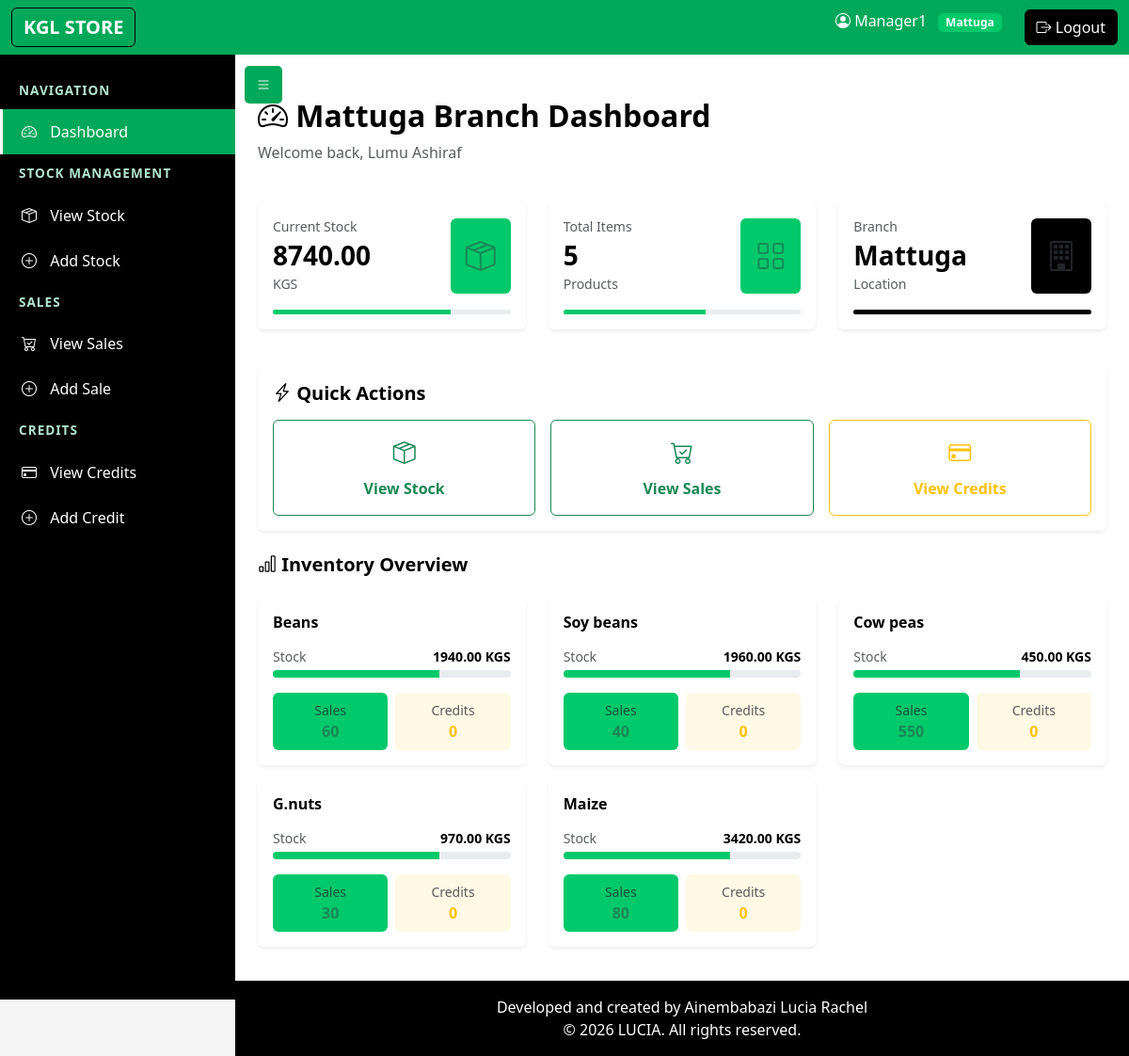
The app's page /dashboard/ (signed in) with its own data.
### kglapp/models.py (models this page shows, shortened)
class UserProfile(AbstractUser):
    USERNAME_FIELD = 'username'
    REQUIRED_FIELDS = ['email']
    phone_number = models.CharField(max_length=15, null=False, blank=False)
    address = models.TextField(null=False, blank=False)
    contact = models.CharField(max_length=20, blank=True)
    gender = models.CharField(max_length=10, null=False, blank=False)
    role = models.CharField(max_length=20, choices=[
        ('manager', 'Manager'),
        ('director', 'Director'),
        ('sales_agent', 'Sales Agent')
    ], default='manager')
    branch = models.CharField(max_length=100, null=True, blank=True, choices=[
        ('Mattuga', 'Mattuga'),
        ('Maganjo', 'Maganjo'),
    ])
    date_joined = models.DateTimeField(default=timezone.now)

class Stock(models.Model):
    name_of_produce = models.CharField(max_length=100, null=False, blank=False)
    branch = models.CharField(max_length=100, null=False, blank=False, default='Mattuga', choices=[
        ('Mattuga', 'Mattuga'),
        ('Maganjo', 'Maganjo'),
    ])
    type_of_produce = models.CharField(max_length=50, null=False, blank=False)
    date_of_arrival = models.DateField(auto_now_add=True,null=False, blank=False)
    time_of_arrival = models.TimeField(auto_now_add=True,null=False, blank=False)
    tonnage = models.DecimalField(max_digits=10, decimal_places=2, null= False, blank=False)
    name_of_dealer = models.CharField(max_length=100, null=False, blank=False)
    cost = models.DecimalField(max_digits=12, decimal_places=2, null=False, blank=False)
    contact = models.CharField(max_length=20, null=False, blank=False)
    sell_price = models.DecimalField(max_digits=12, decimal_places=2, null=False, blank=False)
    @classmethod
    def get_total_stock_by_branch(cls, branch):
        try:
            result = cls.objects.filter(branch=branch)
            total = sum(item.tonnage for item in result)
            print(f"DEBUG: {branch} branch - Found {len(result)} items, total: {total}")
            return float(total)
        except Exception as e:
            print(f"Error calculating stock for branch {branch}: {str(e)}")
            return 0.0
    @classmethod
    def get_stock_by_item(cls, branch=None):
        try:
            query = cls.objects.all()
            if branch:
                query = query.filter(branch=branch)
            items = {}
            for stock in query:
                if stock.name_of_produce in items:
                    items[stock.name_of_produce] += float(stock.tonnage)
                else:
                    items[stock.name_of_produce] = float(stock.tonnage)
            return items
        except Exception as e:
            print(f"Error calculating stock by item: {str(e)}")
            return {}

### kglapp/views.py (the view, shortened to what this page needs)
# urls.py: path('dashboard/', views.dashboard, name='dashboard'),
@login_required
def dashboard(request):
    branch = request.GET.get('branch')
    if request.user.role == 'sales_agent':
        from django.utils import timezone
        from datetime import timedelta
        seven_days_ago = timezone.now().date() - timedelta(days=7)
        recent_sales_count = Sale.objects.filter(
            sales_agent=request.user,
            date_of_sale__gte=seven_days_ago
        ).count()
        active_credits_count = Credit.objects.filter(
            sales_agent=request.user,
            branch=request.user.branch
        ).count()
        sales = Sale.objects.filter(
            sales_agent=request.user
        ).order_by('-date_of_sale')[:5]
        credits = Credit.objects.filter(
            sales_agent=request.user
        ).order_by('-dispatch_date')[:5]
        recent_activities = []
        for sale in sales:
            recent_activities.append({
                'id': sale.id,
                'date': sale.date_of_sale,
                'type': 'sale',
                'details': f"{sale.name_of_produce} - {sale.tonnage}kg to {sale.buyers_name}"
            })
        for credit in credits:
            recent_activities.append({
                'id': credit.id,
                'date': credit.dispatch_date,
                'type': 'credit',
                'details': f"{credit.produce_name} - {credit.tonnage}kg to {credit.buyers_name}"
            })
        recent_activities.sort(key=lambda x: x['date'], reverse=True)
        recent_activities = recent_activities[:10]  # Keep only 10 most recent
        template = 'sales_agent_dashboard.html'
        context = {
            'recent_sales_count': recent_sales_count,
            'active_credits_count': active_credits_count,
            'recent_activities': recent_activities,
            'user_branch': request.user.branch,
            'user': request.user
        }
    elif request.user.role == 'manager':
        branch_stats = Stock.get_total_stock_by_branch(request.user.branch)
        stock_by_item = Stock.get_stock_by_item(request.user.branch)
        sales_by_item = Sale.get_sales_by_item(request.user.branch)
        credits_by_item = Credit.get_credits_by_item(request.user.branch)
        all_items = set(list(stock_by_item.keys()) +
                       list(sales_by_item.keys()) +
                       list(credits_by_item.keys()))
        item_stats = []
        for item in all_items:
            item_stats.append({
                'name': item,
                'current_stock': stock_by_item.get(item, 0),
                'total_sales': sales_by_item.get(item, 0),
                'total_credits': credits_by_item.get(item, 0)
            })
        template = 'dashboard.html'
        context = {
            'branch_stats': branch_stats,
            'user_branch': request.user.branch,
            'user_role': request.user.role,
            'current_branch': request.user.branch,
            'item_stats': item_stats
        }
    return render(request, template, context)

### kglapp/templates/dashboard.html (shortened to what this page needs)
{% extends 'base.html' %}
{% load custom_filters %}
{% block content %}
<div class="container-fluid mt-4">
    <div class="row mb-4">
        <div class="col-12">
            <h2 class="fw-bold"><i class="bi bi-speedometer2"></i> {{ user_branch }} Branch Dashboard</h2>
            <p class="text-muted">Welcome back, {{ user.get_full_name|default:user.username }}</p>
        </div>
    </div>
    <div class="row mb-4">
        <div class="col-lg-4 col-md-6 mb-3">
            <div class="card border-0 shadow-sm h-100">
                <div class="card-body">
                    <div class="d-flex justify-content-between align-items-center mb-3">
                        <div>
                            <p class="text-muted mb-1 small">Current Stock</p>
                            <h3 class="mb-0 fw-bold">{{ branch_stats|floatformat:2 }}</h3>
                            <small class="text-muted">KGS</small>
                        </div>
                        <div class="bg-success bg-opacity-10 p-3 rounded">
                            <i class="bi bi-box-seam fs-2 text-success"></i>
                        </div>
                    </div>
                    <div class="progress" style="height: 5px;">
                        <div class="progress-bar bg-success" role="progressbar" style="width: 75%"></div>
                    </div>
                </div>
            </div>
        </div>
        <div class="col-lg-4 col-md-6 mb-3">
            <div class="card border-0 shadow-sm h-100">
                <div class="card-body">
                    <div class="d-flex justify-content-between align-items-center mb-3">
                        <div>
                            <p class="text-muted mb-1 small">Total Items</p>
                            <h3 class="mb-0 fw-bold">{{ item_stats|length }}</h3>
                            <small class="text-muted">Products</small>
                        </div>
                        <div class="bg-success bg-opacity-10 p-3 rounded">
                            <i class="bi bi-grid fs-2 text-success"></i>
                        </div>
                    </div>
                    <div class="progress" style="height: 5px;">
                        <div class="progress-bar bg-success" role="progressbar" style="width: 60%"></div>
                    </div>
                </div>
            </div>
        </div>
        <div class="col-lg-4 col-md-6 mb-3">
            <div class="card border-0 shadow-sm h-100">
                <div class="card-body">
                    <div class="d-flex justify-content-between align-items-center mb-3">
                        <div>
                            <p class="text-muted mb-1 small">Branch</p>
                            <h3 class="mb-0 fw-bold">{{ user_branch }}</h3>
                            <small class="text-muted">Location</small>
                        </div>
                        <div class="bg-dark bg-opacity-10 p-3 rounded">
                            <i class="bi bi-building fs-2 text-dark"></i>
                        </div>
                    </div>
                    <div class="progress" style="height: 5px;">
                        <div class="progress-bar bg-dark" role="progressbar" style="width: 100%"></div>
                    </div>
                </div>
            </div>
        </div>
    </div>
    <div class="row mb-4">
        <div class="col-12">
            <div class="card border-0 shadow-sm">
                <div class="card-body">
                    <h5 class="card-title fw-bold mb-3"><i class="bi bi-lightning-charge"></i> Quick Actions</h5>
                    <div class="row g-3">
                        <div class="col-md-4">
                            <a href="{% url 'all_stock' %}" class="btn btn-outline-success w-100 py-3">
                                <i class="bi bi-box-seam fs-4 d-block mb-2"></i>
                                <span class="fw-semibold">View Stock</span>
                            </a>
                        </div>
                        <div class="col-md-4">
                            <a href="{% url 'all_sales' %}" class="btn btn-outline-success w-100 py-3">
                                <i class="bi bi-cart-check fs-4 d-block mb-2"></i>
                                <span class="fw-semibold">View Sales</span>
                            </a>
                        </div>
                        <div class="col-md-4">
                            <a href="{% url 'all_credits' %}" class="btn btn-outline-warning w-100 py-3">
                                <i class="bi bi-credit-card fs-4 d-block mb-2"></i>
                                <span class="fw-semibold">View Credits</span>
                            </a>
                        </div>
                    </div>
                </div>
            </div>
        </div>
    </div>
    {% if item_stats %}
    <div class="row">
        <div class="col-12 mb-3">
            <h5 class="fw-bold"><i class="bi bi-bar-chart"></i> Inventory Overview</h5>
        </div>
        {% for item in item_stats %}
        <div class="col-lg-4 col-md-6 mb-3">
            <div class="card border-0 shadow-sm h-100">
                <div class="card-body">
                    <h6 class="fw-bold mb-3">{{ item.name }}</h6>
                    <div class="mb-3">
                        <div class="d-flex justify-content-between mb-1">
                            <small class="text-muted">Stock</small>
                            <small class="fw-semibold">{{ item.current_stock|floatformat:2 }} KGS</small>
                        </div>
                        <div class="progress" style="height: 8px;">
                            <div class="progress-bar bg-success" role="progressbar" style="width: 70%"></div>
                        </div>
                    </div>
                    <div class="row g-2">
                        <div class="col-6">
                            <div class="bg-success bg-opacity-10 p-2 rounded text-center">
                                <small class="text-muted d-block">Sales</small>
                                <strong class="text-success">{{ item.total_sales|floatformat:0 }}</strong>
                            </div>
                        </div>
                        <div class="col-6">
                            <div class="bg-warning bg-opacity-10 p-2 rounded text-center">
                                <small class="text-muted d-block">Credits</small>
                                <strong class="text-warning">{{ item.total_credits|floatformat:0 }}</strong>
                            </div>
                        </div>
                    </div>
                </div>
            </div>
        </div>
        {% endfor %}
    </div>
    {% endif %}
</div>
{% endblock %}

### kglapp/templates/base.html (shortened to what this page needs)
<!DOCTYPE html>
<html lang="en">
<head>
    {% load django_bootstrap5 %}
    {% load crispy_forms_tags %}
    {% bootstrap_css %}
    <link rel="stylesheet" href="https://cdn.jsdelivr.net/npm/bootstrap-icons@1.11.3/font/bootstrap-icons.min.css">
</head>
<body>
    <nav class="navbar navbar-expand-lg navbar-dark bg-primary mb-4">
        <div class="container-fluid">
            <a class="navbar-brand btn btn-dark" href="{% url 'dashboard' %}">KGL STORE</a>
            <div class="collapse navbar-collapse" id="navbarNav">
                <ul class="navbar-nav ms-auto">
                    <li class="nav-item">
                        <span class="navbar-text me-3">
                            <i class="bi bi-person-circle"></i> {{ user.username }}
                            {% if current_branch %}
                                <span class="badge bg-success ms-2">{{ current_branch }}</span>
                            {% endif %}
                        </span>
                    </li>
                    <li class="nav-item">
                        <form method="POST" action="{% url 'logout' %}" class="d-inline">
                            <button type="submit" class="btn btn-dark ms-2">
                                <i class="bi bi-box-arrow-right"></i> Logout
                            </button>
                        </form>
                    </li>
                </ul>
            </div>
        </div>
    </nav>
    <button class="sidebar-toggle" id="sidebarToggle" onclick="toggleSidebar()">
        <i class="bi bi-list"></i>
    </button>
    <div class="sidebar" id="sidebar">
        <div class="sidebar-section">Navigation</div>
        <a href="{% url 'dashboard' %}" class="sidebar-link">
            <i class="bi bi-speedometer2"></i> Dashboard
        </a>
        {% if user_role == 'manager' or user_role == 'director' %}
        <div class="sidebar-section">Stock Management</div>
        <a href="{% url 'all_stock' %}{% if current_branch and user_role == 'director' %}?branch={{ current_branch }}{% endif %}" class="sidebar-link">
            <i class="bi bi-box-seam"></i> View Stock
        </a>
        <a href="{% url 'add_stock' %}{% if current_branch and user_role == 'director' %}?branch={{ current_branch }}{% endif %}" class="sidebar-link">
            <i class="bi bi-plus-circle"></i> Add Stock
        </a>
        {% endif %}
        <div class="sidebar-section">Sales</div>
        <a href="{% url 'all_sales' %}{% if current_branch and user_role == 'director' %}?branch={{ current_branch }}{% endif %}" class="sidebar-link">
            <i class="bi bi-cart-check"></i> View Sales
        </a>
        <a href="{% url 'add_sale' %}{% if current_branch and user_role == 'director' %}?branch={{ current_branch }}{% endif %}" class="sidebar-link">
            <i class="bi bi-plus-circle"></i> Add Sale
        </a>
        <div class="sidebar-section">Credits</div>
        <a href="{% url 'all_credits' %}{% if current_branch and user_role == 'director' %}?branch={{ current_branch }}{% endif %}" class="sidebar-link">
            <i class="bi bi-credit-card"></i> View Credits
        </a>
        <a href="{% url 'add_credit' %}{% if current_branch and user_role == 'director' %}?branch={{ current_branch }}{% endif %}" class="sidebar-link">
            <i class="bi bi-plus-circle"></i> Add Credit
        </a>
    </div>
    <div class="main-content" id="mainContent">
        <div class="container-fluid">
            {% block content %}
            {% endblock %}
        </div>
    </div>
    <footer class="footer py-3 bg-dark text-white" id="footer">
        <div class="container text-center">
            <p class="mb-0">Developed and created by Ainembabazi Lucia Rachel</p>
            <p class="mb-0">&copy; {% now "Y" %} LUCIA. All rights reserved.</p>
        </div>
    </footer>
</body>
</html>

### records on screen
UserProfile: username "Manager1", branch "Mattuga", get_full_name "Lumu Ashiraf"
Stock: name "Beans"
Stock: name "Soy beans"
Stock: name "Cow peas"
Stock: name "G.nuts"
Stock: name "Maize"

### other values on screen
{{ branch_stats|floatformat:2 }} "8740.00"
{{ item_stats|length }} "5"
{{ item.current_stock|floatformat:2 }} "1940.00" "1960.00" "450.00" "970.00" "3420.00"
{{ item.total_sales|floatformat:0 }} "60" "40" "550" "30" "80"
{{ item.total_credits|floatformat:0 }} "0" "0" "0" "0" "0"
